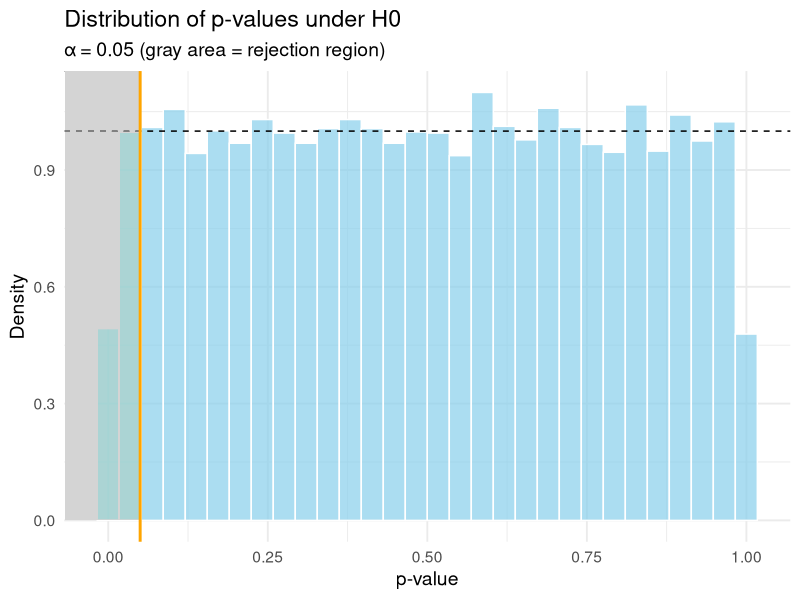
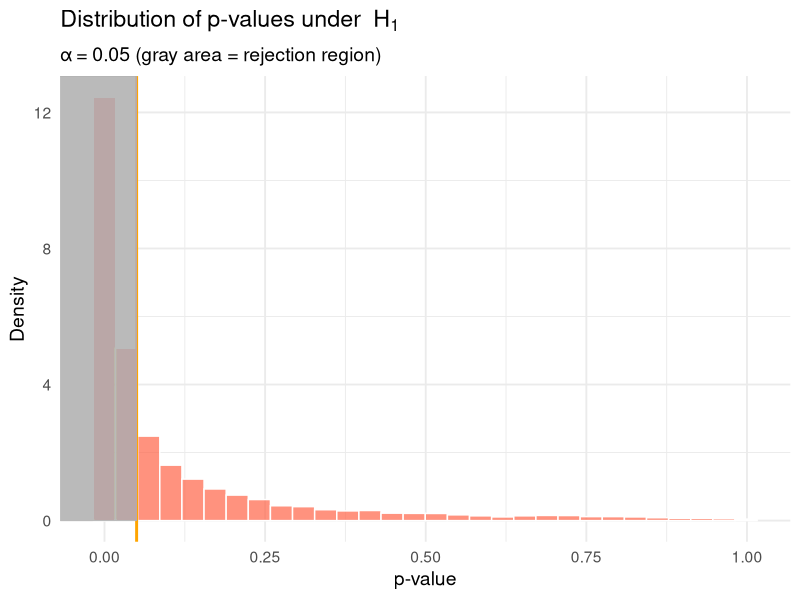
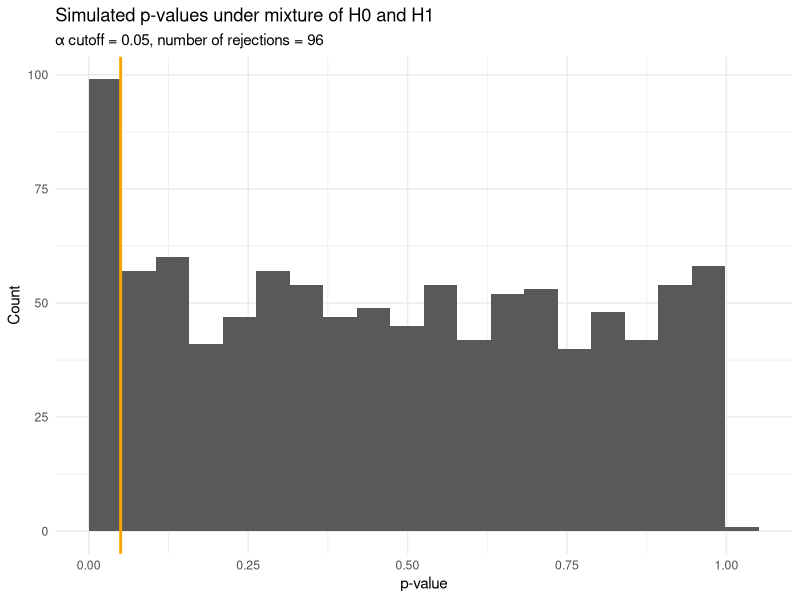
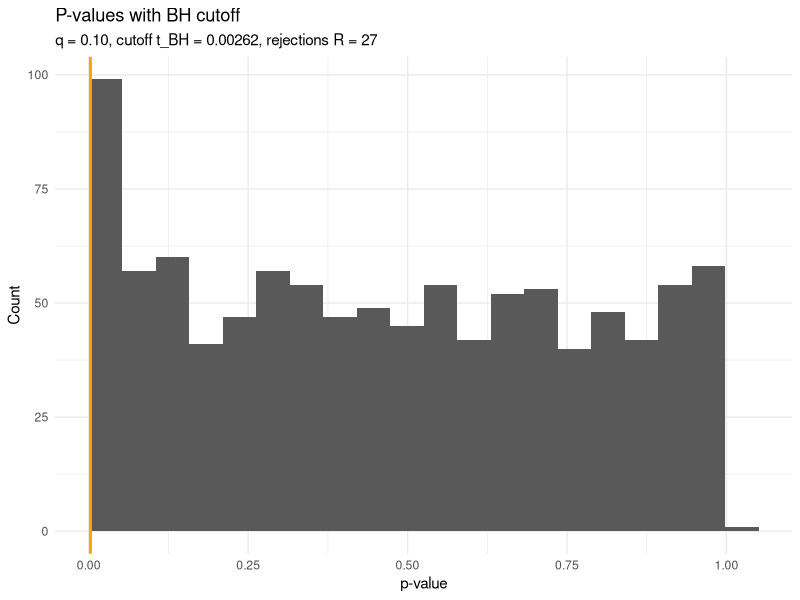
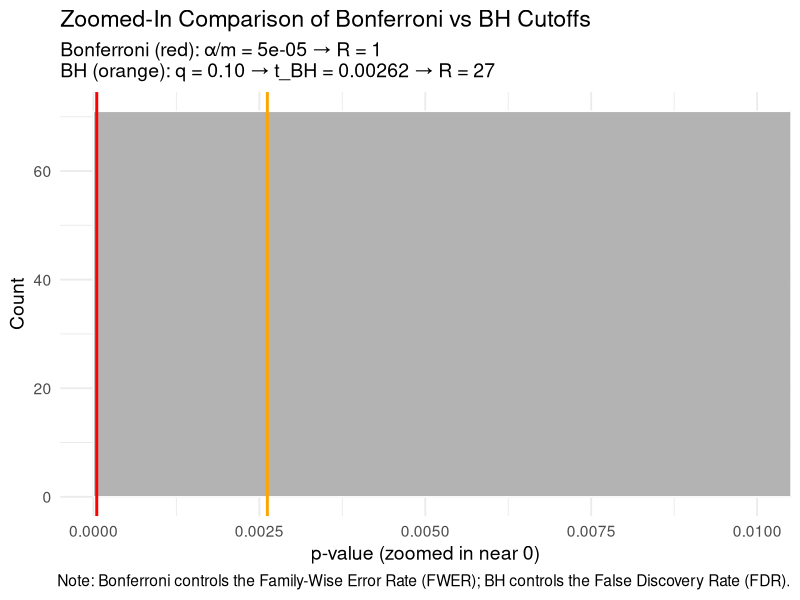

These charts were generated, in order, by the following R code:
## ---- chunk 1
#| message: false
#| warning: false
# Load libraries
library(tidyverse)

# Parameters
mu0 <- 98.6
n <- 4
sigma <- 1
alpha0 <- 0.05

# Step 1: Simulate data under H0
n_sims <- 10000
samples <- replicate(n_sims, rnorm(n, mean = mu0, sd = sigma))

# Step 2: Compute p-values for each sample
sample_means <- colMeans(samples)
z_vals <- abs(sample_means - mu0) / (sigma / sqrt(n))
p_values <- 2 * pnorm(-z_vals)

# Step 3: Plot
tibble(p_value = p_values) |>
  ggplot(aes(p_value)) +
  geom_histogram(aes(y = after_stat(density)), bins = 30, fill = "skyblue", color = "white", alpha = 0.7) +
  geom_hline(yintercept = 1, linetype = "dashed") +
  geom_rect(aes(xmin = -Inf, xmax = alpha0, ymin = 0, ymax = Inf),
            fill = "gray", alpha = 0.01, inherit.aes = FALSE) +
  geom_vline(xintercept = alpha0, color = "orange", size = 1) +
  labs(
    title = "Distribution of p-values under H0",
    subtitle = "α = 0.05 (gray area = rejection region)",
    x = "p-value", y = "Density"
  ) +
  theme_minimal(base_size = 14)

## ---- chunk 2
#| message: false
#| warning: false
# Parameters
mu1 <- 97.5
n_sims <- 10000

# Simulate data under H1
samples <- replicate(n_sims, rnorm(n, mean = mu1, sd = sigma))

# Compute p-values (still testing against mu0)
sample_means <- colMeans(samples)
z_vals <- abs(sample_means - mu0) / (sigma / sqrt(n))
p_values <- 2 * pnorm(-z_vals)

# Plot
tibble(p_value = p_values) |>
  ggplot(aes(p_value)) +
  geom_histogram(aes(y = after_stat(density)), bins = 30, fill = "tomato", color = "white", alpha = 0.7) +
  geom_vline(xintercept = alpha0, color = "orange", size = 1) +
  geom_rect(aes(xmin = -Inf, xmax = alpha0, ymin = 0, ymax = Inf),
            fill = "gray", alpha = 0.05, inherit.aes = FALSE) +
  labs(
    title = expression("Distribution of p-values under " ~ H[1]),
    subtitle = "α = 0.05 (gray area = rejection region)",
    x = "p-value", y = "Density"
  ) +
  theme_minimal(base_size = 14)

## ---- chunk 3
# Parameters
m <- 1000
p1 <- 0.10
set.seed(123)

# Simulate true/false hypotheses
I_vec <- rbinom(m, size = 1, prob = p1)
mu_vec <- if_else(I_vec == 0, mu0, mu1)

# Generate data and compute p-values
X_mat <- matrix(rnorm(m * n, mean = rep(mu_vec, each = n), sd = sigma), nrow = m, byrow = TRUE)
xbar <- rowMeans(X_mat)
z <- abs(xbar - mu0) / (sigma / sqrt(n))
pvals <- 2 * pnorm(-z)

# Plot
sim_df <- tibble(I = I_vec, p_value = pvals)
R <- sum(pvals <= alpha0)

ggplot(sim_df, aes(p_value)) +
  geom_histogram(bins = 20, boundary = 0) +
  geom_vline(xintercept = alpha0, color = "orange", linewidth = 1) +
  labs(
    title = "Simulated p-values under mixture of H0 and H1",
    subtitle = paste0("α cutoff = 0.05, number of rejections = ", R),
    x = "p-value", y = "Count"
  ) +
  theme_minimal()
## ---- chunk 4
# Parameters
q <- 0.10

# Rank p-values and apply BH
bh_tbl <- tibble(pvalue = pvals) |>
  arrange(pvalue) |>
  mutate(rank = row_number(),
         thresh = (rank / m) * q,
         keep = pvalue <= thresh)

k_max <- if (any(bh_tbl$keep)) max(which(bh_tbl$keep)) else 0
t_BH <- if (k_max > 0) bh_tbl$pvalue[k_max] else 0

# Rejections
res_df <- tibble(pvalue = pvals, I = I_vec, reject = pvals <= t_BH)
R <- sum(res_df$reject)
V <- sum(res_df$reject & res_df$I == 0)
S <- sum(res_df$reject & res_df$I == 1)
m0 <- sum(res_df$I == 0)
m1 <- sum(res_df$I == 1)
FDP <- if (R > 0) V / R else 0
Power <- if (m1 > 0) S / m1 else NA_real_

tibble(m, q, m0, m1, R, S, V, FDP, Power, t_BH)

# Plot
ggplot(res_df, aes(pvalue)) +
  geom_histogram(bins = 20, boundary = 0) +
  geom_vline(xintercept = t_BH, color = "orange", linewidth = 1) +
  labs(
    title = "P-values with BH cutoff",
    subtitle = paste0("q = 0.10, cutoff t_BH = ", signif(t_BH, 3),
                      ", rejections R = ", R),
    x = "p-value", y = "Count"
  ) +
  theme_minimal()
## ---- chunk 5
# Compute rejections
t_Bonf <- alpha0 / m
R_Bonf <- sum(pvals <= t_Bonf)
R_BH   <- sum(pvals <= t_BH)

# Create histogram
ggplot(tibble(p_value = pvals), aes(p_value)) +
  geom_histogram(bins = 40, boundary = 0, fill = "gray70", color = "white") +

  # Add vertical lines for cutoffs
  geom_vline(xintercept = t_Bonf, color = "red", linewidth = 1) +
  geom_vline(xintercept = t_BH, color = "orange", linewidth = 1) +
  
  # Axis limits to zoom in near the small p-value region
  coord_cartesian(xlim = c(0, max(t_BH * 3, 0.01))) +
  
  labs(
    title = "Zoomed-In Comparison of Bonferroni vs BH Cutoffs",
    subtitle = paste0(
      "Bonferroni (red): α/m = ", signif(t_Bonf, 3), " → R = ", R_Bonf, "\n",
      "BH (orange): q = 0.10 → t_BH = ", signif(t_BH, 3), " → R = ", R_BH
    ),
    x = "p-value (zoomed in near 0)", 
    y = "Count",
    caption = "Note: Bonferroni controls the Family-Wise Error Rate (FWER); BH controls the False Discovery Rate (FDR)."
  ) +
  theme_minimal(base_size = 14)

